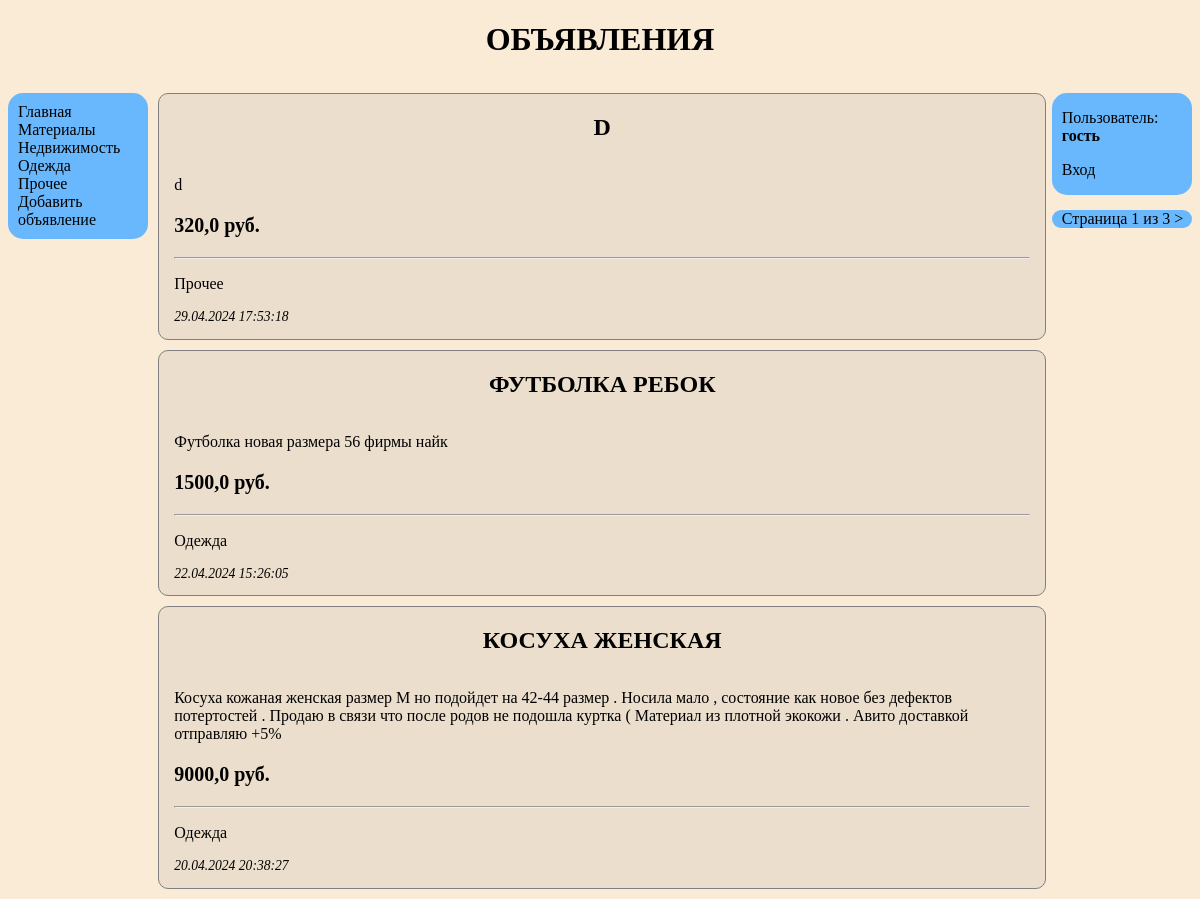
The page /bboard/ on the database as committed earlier.
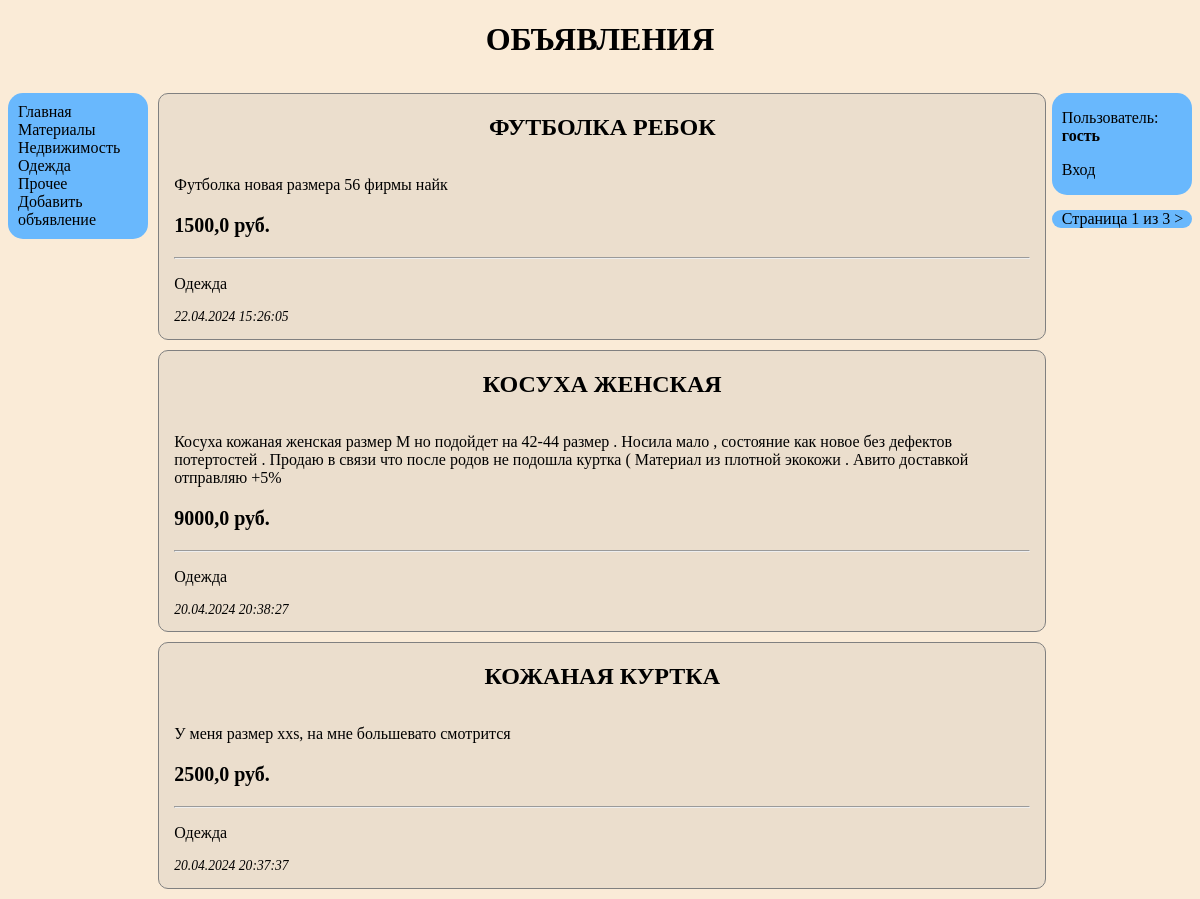
The same page on the database as committed later.
### myapp/models.py (models this page shows, shortened)
class Rublic(models.Model):
    name = models.CharField(max_length=100, verbose_name='Название', db_index=True)
    class Meta:
        verbose_name_plural = 'Рубирики'
        verbose_name = 'Рубрика'
        ordering = ['name']

class Bb(models.Model):
    title = models.CharField(max_length=100, verbose_name='Название')
    content = models.TextField(verbose_name='Описание')
    price = models.FloatField(verbose_name='Стоимость',
                              validators=[validators.MinValueValidator(0, 'Цена не может быть меньше 0!')])
    published = models.DateTimeField(verbose_name='Дата публикации', auto_now_add=True, db_index=True)
    rublic = models.ForeignKey('Rublic', on_delete=models.PROTECT, null=True, verbose_name='Рубрика')
    class Meta:
        verbose_name_plural = 'Объявления'
        verbose_name = 'Объявление'
        ordering = ['-published', 'title']

### myapp/views.py (the view)
# urls.py: path('', views.index, name='main'),
def index(request):
    items = Bb.objects.all()
    rublics = Rublic.objects.all()
    paginator = Paginator(items, 3)
    number = request.GET.get('page', 1)
    page = paginator.get_page(number)
    return render(request, 'myapp/index.html', {'items':page, 'rublics': rublics})

### myapp/templates/myapp/index.html (shortened to what this page needs)
{% extends "layout/basic.html" %}
{% block title_2 %}Объявления{% endblock %}
{% block paginator %}
{% include 'layout/paginator.html' with page=items%}
{% endblock paginator %}

### myapp/templates/layout/basic.html (shortened to what this page needs)
{% load static %}
<!DOCTYPE html>
<html>
<head>
    <link type="text/css" rel="stylesheet" href="{% static 'myapp/board.css' %}">
</head>
<body>
    <h1>{% block title_2 %}{% endblock %}</h1>
    <div class="left_block">
        <a class="changeable_in_blue" href="{% url 'myapp:main' %}">Главная</a><br>
        {% for i in rublics %}
        <a class="changeable_in_blue" href="{% url 'myapp:rublic_page' i.pk %}">{{i.name}}</a><br>
        {% endfor %}
        <a class="changeable_in_blue" href="{% url 'myapp:add' %}">Добавить объявление</a>
    </div>
    {% include "layout/user_info.html" %}
    <div class="main_cl">
        {% if items %}
            {% for i in items %}
            <div class="section">
                <h2><b><a href="{% url 'myapp:index_page' i.id %}">{{i.title}}</a></b></h2>
                <p>{{i.content}}</p>
                <p class="price"><b>{{i.price}} руб.</b></p>
                <hr>
                <p><a href="{% url 'myapp:rublic_page' i.rublic.pk %}">{{i.rublic.name}}</a></p>
                <p class="date">{{i.published|date:"d.m.Y H:i:s"}}</p>
            </div>
            {% endfor %}
        {% else %}
            <h2>Здесь объявлений пока нет<h2>
        {% endif %}
    </div>
    {% block paginator %}{% endblock paginator %}
</body>
</html>

Rows that differ between the two databases and show on the page:
removed Bb: title "D", content "d", price "320,0", rublic.name "Прочее", published "29.04.2024 17:53:18"
now on this page (row unchanged): Bb: title "КОЖАНАЯ КУРТКА", content "У меня размер xxs, на мне большевато смотрится", price "2500,0", rublic.name "Одежда", published "20.04.2024 20:37:37"
